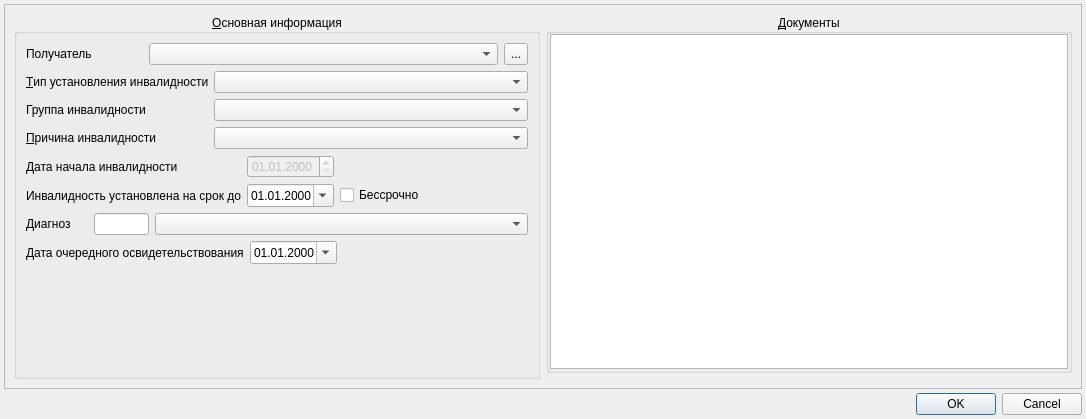
<?xml version="1.0" encoding="UTF-8"?>
<ui version="4.0">
 <class>InvalidEditDialog</class>
 <widget class="QDialog" name="InvalidEditDialog">
  <property name="windowModality">
   <enum>Qt::ApplicationModal</enum>
  </property>
  <property name="geometry">
   <rect>
    <x>0</x>
    <y>0</y>
    <width>1086</width>
    <height>419</height>
   </rect>
  </property>
  <property name="windowTitle">
   <string>Инвалидность</string>
  </property>
  <layout class="QGridLayout" name="gridLayout_7">
   <property name="leftMargin">
    <number>4</number>
   </property>
   <property name="topMargin">
    <number>4</number>
   </property>
   <property name="rightMargin">
    <number>4</number>
   </property>
   <property name="bottomMargin">
    <number>4</number>
   </property>
   <property name="spacing">
    <number>4</number>
   </property>
   <item row="1" column="0" colspan="2">
    <widget class="QDialogButtonBox" name="buttonBox">
     <property name="orientation">
      <enum>Qt::Horizontal</enum>
     </property>
     <property name="standardButtons">
      <set>QDialogButtonBox::Cancel|QDialogButtonBox::Ok</set>
     </property>
    </widget>
   </item>
   <item row="0" column="0" colspan="2">
    <widget class="QScrollArea" name="scrollArea">
     <property name="widgetResizable">
      <bool>true</bool>
     </property>
     <widget class="QWidget" name="scrollAreaWidgetContents">
      <property name="geometry">
       <rect>
        <x>0</x>
        <y>0</y>
        <width>1076</width>
        <height>382</height>
       </rect>
      </property>
      <layout class="QGridLayout" name="gridLayout_8">
       <item row="0" column="1">
        <widget class="QGroupBox" name="grpDocuments">
         <property name="sizePolicy">
          <sizepolicy hsizetype="MinimumExpanding" vsizetype="Preferred">
           <horstretch>0</horstretch>
           <verstretch>0</verstretch>
          </sizepolicy>
         </property>
         <property name="title">
          <string>&amp;Документы</string>
         </property>
         <property name="alignment">
          <set>Qt::AlignCenter</set>
         </property>
         <layout class="QGridLayout" name="gridLayout_3">
          <property name="leftMargin">
           <number>1</number>
          </property>
          <property name="topMargin">
           <number>0</number>
          </property>
          <property name="rightMargin">
           <number>1</number>
          </property>
          <property name="bottomMargin">
           <number>1</number>
          </property>
          <property name="spacing">
           <number>0</number>
          </property>
          <item row="0" column="0">
           <widget class="QTableView" name="tblDocuments">
            <property name="sizePolicy">
             <sizepolicy hsizetype="Preferred" vsizetype="Expanding">
              <horstretch>0</horstretch>
              <verstretch>0</verstretch>
             </sizepolicy>
            </property>
           </widget>
          </item>
         </layout>
        </widget>
       </item>
       <item row="0" column="0" rowspan="2">
        <widget class="QGroupBox" name="grpMainInfo">
         <property name="sizePolicy">
          <sizepolicy hsizetype="MinimumExpanding" vsizetype="Preferred">
           <horstretch>0</horstretch>
           <verstretch>0</verstretch>
          </sizepolicy>
         </property>
         <property name="title">
          <string>&amp;Основная информация</string>
         </property>
         <property name="alignment">
          <set>Qt::AlignCenter</set>
         </property>
         <property name="flat">
          <bool>false</bool>
         </property>
         <layout class="QVBoxLayout" name="verticalLayout">
          <item>
           <layout class="QHBoxLayout" name="layoutReciever">
            <item>
             <widget class="QLabel" name="lblReceiver">
              <property name="sizePolicy">
               <sizepolicy hsizetype="Preferred" vsizetype="Preferred">
                <horstretch>1</horstretch>
                <verstretch>0</verstretch>
               </sizepolicy>
              </property>
              <property name="text">
               <string>Получатель</string>
              </property>
              <property name="buddy">
               <cstring>cmbReceiver</cstring>
              </property>
             </widget>
            </item>
            <item>
             <widget class="CClientRelationSimpleComboBox" name="cmbReceiver">
              <property name="sizePolicy">
               <sizepolicy hsizetype="Preferred" vsizetype="Preferred">
                <horstretch>3</horstretch>
                <verstretch>0</verstretch>
               </sizepolicy>
              </property>
             </widget>
            </item>
            <item>
             <widget class="QToolButton" name="btnClientRelations">
              <property name="sizePolicy">
               <sizepolicy hsizetype="Fixed" vsizetype="Preferred">
                <horstretch>0</horstretch>
                <verstretch>0</verstretch>
               </sizepolicy>
              </property>
              <property name="toolTip">
               <string>Связи пациента</string>
              </property>
              <property name="text">
               <string>...</string>
              </property>
             </widget>
            </item>
           </layout>
          </item>
          <item>
           <layout class="QGridLayout" name="layoutInvalid">
            <item row="1" column="2">
             <widget class="CRBComboBox" name="cmbGroup">
              <property name="sizePolicy">
               <sizepolicy hsizetype="Preferred" vsizetype="Fixed">
                <horstretch>4</horstretch>
                <verstretch>0</verstretch>
               </sizepolicy>
              </property>
             </widget>
            </item>
            <item row="1" column="1">
             <widget class="QLabel" name="lblGroup">
              <property name="sizePolicy">
               <sizepolicy hsizetype="Preferred" vsizetype="Preferred">
                <horstretch>2</horstretch>
                <verstretch>0</verstretch>
               </sizepolicy>
              </property>
              <property name="text">
               <string>Группа инвалидности</string>
              </property>
             </widget>
            </item>
            <item row="0" column="1">
             <widget class="QLabel" name="lblDoctype">
              <property name="sizePolicy">
               <sizepolicy hsizetype="Preferred" vsizetype="Preferred">
                <horstretch>1</horstretch>
                <verstretch>0</verstretch>
               </sizepolicy>
              </property>
              <property name="text">
               <string>&amp;Тип установления инвалидности</string>
              </property>
              <property name="buddy">
               <cstring>cmbDoctype</cstring>
              </property>
             </widget>
            </item>
            <item row="0" column="2">
             <widget class="CRBComboBox" name="cmbDoctype">
              <property name="sizePolicy">
               <sizepolicy hsizetype="Preferred" vsizetype="Preferred">
                <horstretch>4</horstretch>
                <verstretch>0</verstretch>
               </sizepolicy>
              </property>
             </widget>
            </item>
            <item row="2" column="1">
             <widget class="QLabel" name="lblReason">
              <property name="text">
               <string>&amp;Причина инвалидности</string>
              </property>
              <property name="buddy">
               <cstring>cmbReason</cstring>
              </property>
             </widget>
            </item>
            <item row="2" column="2">
             <widget class="CRBComboBox" name="cmbReason">
              <property name="sizePolicy">
               <sizepolicy hsizetype="Preferred" vsizetype="Preferred">
                <horstretch>0</horstretch>
                <verstretch>0</verstretch>
               </sizepolicy>
              </property>
             </widget>
            </item>
           </layout>
          </item>
          <item>
           <layout class="QGridLayout" name="layoutDates">
            <item row="1" column="0">
             <widget class="QLabel" name="lblCaseEndDate">
              <property name="text">
               <string>Инвалидность установлена на срок до</string>
              </property>
             </widget>
            </item>
            <item row="1" column="1">
             <widget class="CDateEdit" name="edtCaseEndDate">
              <property name="sizePolicy">
               <sizepolicy hsizetype="Fixed" vsizetype="Fixed">
                <horstretch>0</horstretch>
                <verstretch>0</verstretch>
               </sizepolicy>
              </property>
              <property name="displayFormat">
               <string>dd.MM.yyyy</string>
              </property>
              <property name="calendarPopup">
               <bool>true</bool>
              </property>
             </widget>
            </item>
            <item row="0" column="0">
             <widget class="QLabel" name="lblCaseBegDate">
              <property name="text">
               <string>Дата начала инвалидности</string>
              </property>
              <property name="buddy">
               <cstring>edtCaseBegDate</cstring>
              </property>
             </widget>
            </item>
            <item row="0" column="1">
             <widget class="CDateEdit" name="edtCaseBegDate">
              <property name="enabled">
               <bool>false</bool>
              </property>
              <property name="displayFormat">
               <string>dd.MM.yyyy</string>
              </property>
             </widget>
            </item>
            <item row="1" column="2">
             <widget class="QCheckBox" name="chkCaseEndDateIndef">
              <property name="text">
               <string>Бессрочно</string>
              </property>
             </widget>
            </item>
           </layout>
          </item>
          <item>
           <layout class="QHBoxLayout" name="layoutDiagnosis">
            <item>
             <widget class="QLabel" name="lblDiagnosis">
              <property name="enabled">
               <bool>true</bool>
              </property>
              <property name="sizePolicy">
               <sizepolicy hsizetype="Preferred" vsizetype="Preferred">
                <horstretch>1</horstretch>
                <verstretch>0</verstretch>
               </sizepolicy>
              </property>
              <property name="text">
               <string>Диагноз</string>
              </property>
              <property name="buddy">
               <cstring>edtDiagnosis</cstring>
              </property>
             </widget>
            </item>
            <item>
             <widget class="CICDCodeEditEx" name="edtDiagnosis">
              <property name="enabled">
               <bool>true</bool>
              </property>
              <property name="sizePolicy">
               <sizepolicy hsizetype="Fixed" vsizetype="Minimum">
                <horstretch>1</horstretch>
                <verstretch>0</verstretch>
               </sizepolicy>
              </property>
              <property name="maximumSize">
               <size>
                <width>55</width>
                <height>16777215</height>
               </size>
              </property>
             </widget>
            </item>
            <item>
             <widget class="CRBComboBox" name="cmbDiseaseCharacter">
              <property name="sizePolicy">
               <sizepolicy hsizetype="Preferred" vsizetype="Preferred">
                <horstretch>6</horstretch>
                <verstretch>0</verstretch>
               </sizepolicy>
              </property>
             </widget>
            </item>
           </layout>
          </item>
          <item>
           <layout class="QHBoxLayout" name="layoutResultDate">
            <item>
             <widget class="QLabel" name="lblResultDate">
              <property name="sizePolicy">
               <sizepolicy hsizetype="Preferred" vsizetype="Preferred">
                <horstretch>0</horstretch>
                <verstretch>0</verstretch>
               </sizepolicy>
              </property>
              <property name="text">
               <string>Дата очередного освидетельствования</string>
              </property>
             </widget>
            </item>
            <item>
             <widget class="CDateEdit" name="edtResultOtherwiseDate">
              <property name="sizePolicy">
               <sizepolicy hsizetype="Fixed" vsizetype="Fixed">
                <horstretch>4</horstretch>
                <verstretch>0</verstretch>
               </sizepolicy>
              </property>
              <property name="displayFormat">
               <string>dd.MM.yyyy</string>
              </property>
              <property name="calendarPopup">
               <bool>true</bool>
              </property>
             </widget>
            </item>
            <item>
             <spacer name="horizontalSpacer">
              <property name="orientation">
               <enum>Qt::Horizontal</enum>
              </property>
              <property name="sizeType">
               <enum>QSizePolicy::Expanding</enum>
              </property>
              <property name="sizeHint" stdset="0">
               <size>
                <width>40</width>
                <height>20</height>
               </size>
              </property>
             </spacer>
            </item>
           </layout>
          </item>
          <item>
           <spacer name="verticalSpacer">
            <property name="orientation">
             <enum>Qt::Vertical</enum>
            </property>
            <property name="sizeHint" stdset="0">
             <size>
              <width>17</width>
              <height>110</height>
             </size>
            </property>
           </spacer>
          </item>
         </layout>
        </widget>
       </item>
      </layout>
     </widget>
    </widget>
   </item>
  </layout>
 </widget>
 <customwidgets>
  <customwidget>
   <class>CRBComboBox</class>
   <extends>QComboBox</extends>
   <header>library/crbcombobox.h</header>
  </customwidget>
  <customwidget>
   <class>CDateEdit</class>
   <extends>QDateEdit</extends>
   <header>library/DateEdit.h</header>
  </customwidget>
  <customwidget>
   <class>CClientRelationSimpleComboBox</class>
   <extends>QComboBox</extends>
   <header>Registry/ClientRelationSimpleComboBox.h</header>
  </customwidget>
  <customwidget>
   <class>CICDCodeEditEx</class>
   <extends>QLineEdit</extends>
   <header>library/ICDCodeEdit.h</header>
  </customwidget>
 </customwidgets>
 <tabstops>
  <tabstop>cmbDoctype</tabstop>
  <tabstop>tblDocuments</tabstop>
  <tabstop>buttonBox</tabstop>
 </tabstops>
 <resources/>
 <connections>
  <connection>
   <sender>buttonBox</sender>
   <signal>accepted()</signal>
   <receiver>InvalidEditDialog</receiver>
   <slot>accept()</slot>
   <hints>
    <hint type="sourcelabel">
     <x>631</x>
     <y>769</y>
    </hint>
    <hint type="destinationlabel">
     <x>153</x>
     <y>172</y>
    </hint>
   </hints>
  </connection>
  <connection>
   <sender>buttonBox</sender>
   <signal>rejected()</signal>
   <receiver>InvalidEditDialog</receiver>
   <slot>reject()</slot>
   <hints>
    <hint type="sourcelabel">
     <x>631</x>
     <y>769</y>
    </hint>
    <hint type="destinationlabel">
     <x>244</x>
     <y>172</y>
    </hint>
   </hints>
  </connection>
 </connections>
</ui>
